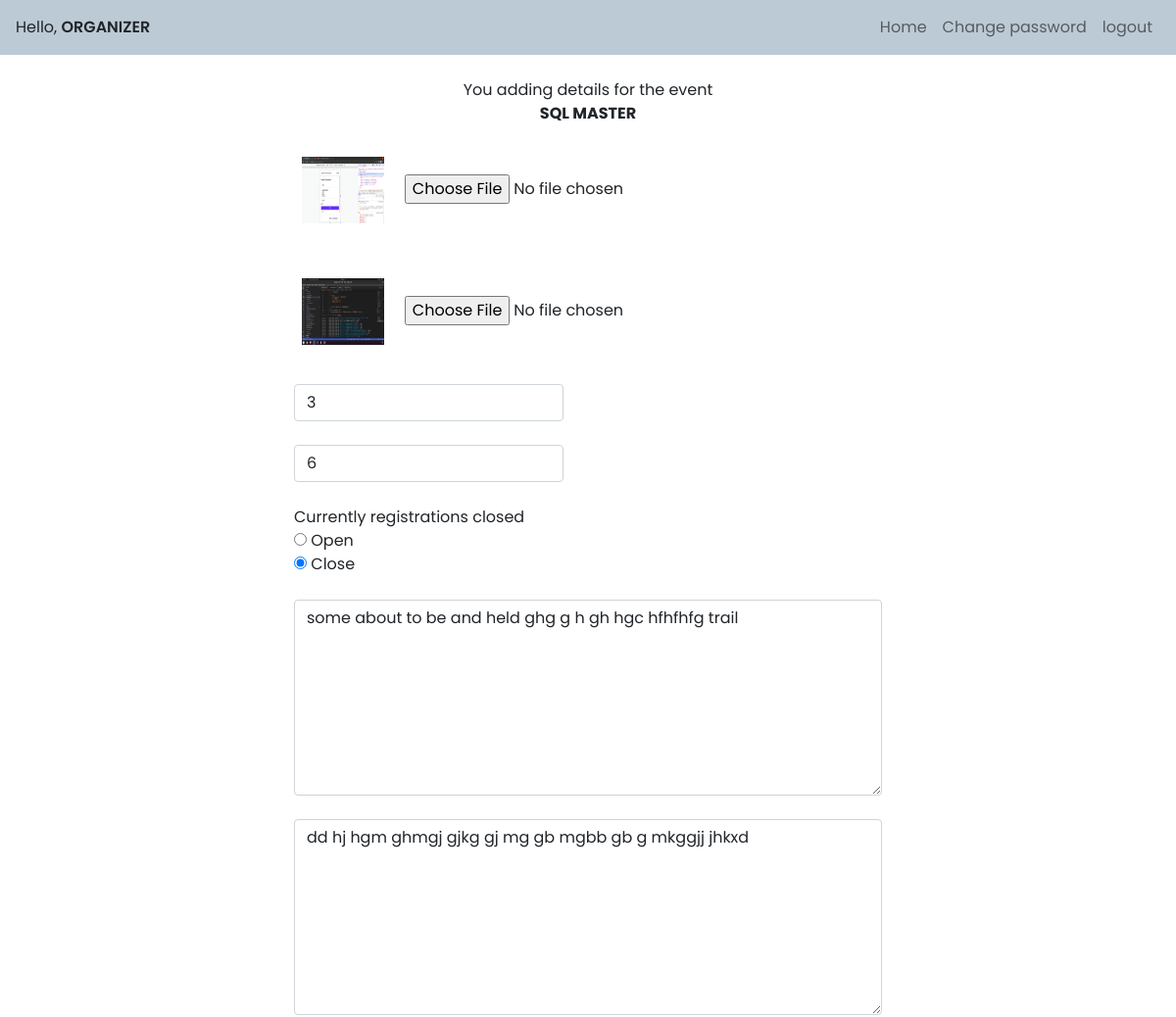
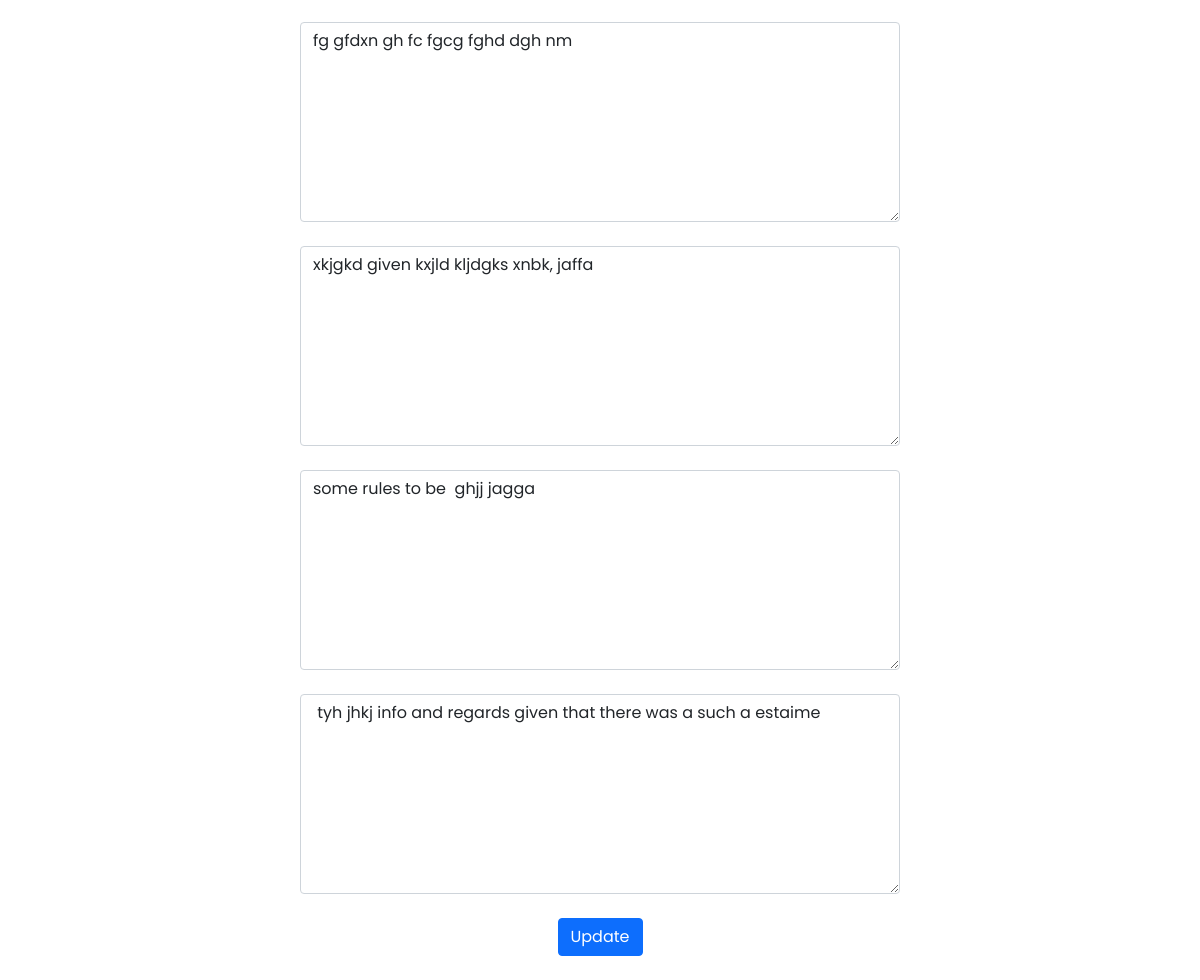
Screenshot of /dashboard.php (signed in) with the database file from the repository (2 pictures, top to bottom).
### tables this page shows
CREATE TABLE `competitions` (
  `eveSno` int(255) NOT NULL,
  `eveID` varchar(255) NOT NULL,
  `eveName` varchar(255) NOT NULL,
  `eveDepartment` varchar(255) NOT NULL,
  `eveImg` varchar(100) DEFAULT NULL,
  `about` text DEFAULT NULL,
  `structure` text DEFAULT NULL,
  `timeline` text DEFAULT NULL,
  `faq` text DEFAULT NULL,
  `rules` text DEFAULT NULL,
  `contact_info` varchar(255) DEFAULT NULL,
  `sponImg` varchar(100) DEFAULT NULL,
  `isRegistrationsOpened` int(10) NOT NULL DEFAULT 0,
  `minTeam` int(10) NOT NULL DEFAULT 1,
  `maxTeam` int(10) NOT NULL DEFAULT 1
);

### includes/getBack.php (called while the page is built, shortened)
<?php
$user = $_SESSION['user'];
$usernameOriginal = $_SESSION['name'];
$pieces = explode("@",$usernameOriginal);
?>

### addEvent.php (the view, shortened to what this page needs)
<?php
include "./includes/getBack.php";
?>
<?php
  $query1 = "SELECT * FROM competitions WHERE eveName='$pieces[0]'";
  $fetchedAbout = '';
  $fetchedRules = '';
  $fetchedimg = '';
  $fetchedfaq = '';
  $fetchedtimeline = '';
  $fetchedcontact = '';
  $fetchedstructure = '';
  $fetchedsponimg = '';
  $response = mysqli_query($connection,$query1);
  if(mysqli_num_rows($response)>0){
      $row = mysqli_fetch_assoc($response);
      $fetchedAbout = $row['about'];
      $fetchedstructure = $row['structure'];
      $fetchedtimeline = $row['timeline'];
      $fetchedfaq = $row['faq'];
      $fetchedRules = $row['rules'];
      $fetchedcontact = $row['contact_info'];
      $fetchedimg = $row['eveImg'];
      $fetchedsponimg = $row['sponImg'];
      $fetchedRegistrations = $row['isRegistrationsOpened'];
      $fetchedmin = $row['minTeam'];
      $fetchedmax = $row['maxTeam'];
  }
?>
<br />
    <center>
      <p style="padding:0 10px;"><?php echo "You adding details for the event <br><b style='text-transform:uppercase;'>".$pieces[0]."</b>";?></p>
    </center>
    <div class="center">
      <form method="post" action="#" enctype="multipart/form-data">
        <div class="form-group">
          <?php
            if ($fetchedimg){
              echo "<img src='images/$fetchedimg' class='eveimage'>&nbsp;&nbsp;&nbsp;";
              echo "<input type='file' name='eveimg'>";
            }
            else{
              echo "<input type='file' name='eveimg'>";
            }
          ?>
        </div>
        <br>
        <div class="form-group">
          <?php
            if ($fetchedsponimg){
              echo "<img src='images/$fetchedsponimg' class='eveimage'>&nbsp;&nbsp;&nbsp;";
              echo "<input type='file' name='sponimg'>";
            }
            else{
              echo "<input type='file' name='sponimg'>";
            }
          ?>
        </div>
        <br />
        <div class="form-group">
          <input type="number" name="min" class="form-control" value="<?php echo $fetchedmin ?>">
          <input type="number" name="max" class="form-control" value="<?php echo $fetchedmax ?>">
        </div>
        <br>
        <?php
          if($fetchedRegistrations==1){
            echo "Currently registrations opened";
          }
          else{
            echo "Currently registrations closed";
          }
        ?>
        <div class="form-group">
          <input type="radio" name="registrations" value="1" <?php if($fetchedRegistrations==1){echo "checked";} ?>>
          Open
          <br>
          <input type="radio" name="registrations" value="0" <?php if($fetchedRegistrations==0){echo "checked";} ?>>
          Close
        </div>
        <br>
        <div class="form-group">
          <textarea class="form-control heightClass" placeholder="About" name="about" <?php if($user!='organizer'){echo "disabled";} ?>><?php echo $fetchedAbout; ?></textarea>
        </div>
        <br />
        <div class="form-group">
          <textarea class="form-control heightClass" placeholder="Structure" name="structure" <?php if($user!='organizer'){echo "disabled";} ?>><?php echo $fetchedstructure; ?></textarea>
        </div>
        <br />
        <div class="form-group">
          <textarea class="form-control heightClass" placeholder="Timeline" name="timeline" <?php if($user!='organizer'){echo "disabled";} ?>><?php echo $fetchedtimeline; ?></textarea>
        </div>
        <br />
        <div class="form-group">
          <textarea class="form-control heightClass" placeholder="FAQ's" name="faq" <?php if($user!='organizer'){echo "disabled";} ?>><?php echo $fetchedfaq; ?></textarea>
        </div>
        <br />
        <div class="form-group">
          <textarea class="form-control heightClass" placeholder="Rules" name="rules" <?php if($user!='organizer'){echo "disabled";} ?>><?php echo $fetchedRules; ?></textarea>
        </div>
        <br />
        <div class="form-group">
          <textarea class="form-control heightClass" placeholder="Contact" name="contact" <?php if($user!='organizer'){echo "disabled";} ?>><?php echo $fetchedcontact; ?></textarea>
        </div>
        <br />
        <center><input type="submit" class="btn btn-primary" name="addEve" value="Update"></input></center>
      </form>
    </div>
    <br>

### css/styles.css (style rules this page uses)
* { padding: 0; margin: 0; font-family: "Poppins", sans-serif; }
.center { width: 100%; height: 50vh; display: flex; align-items: center; justify-content: center; }
.form-control { width: 275px; }

### dashboard.php (style rules this page uses)
.heightClass { width: 600px; height: 200px; }
.eveimage { width:100px; height:100px; padding:1em 0.5em; }

### addEvent.php (style rules this page uses)
.heightClass { width: 600px; height: 200px; }
.center { height: auto !important; }
.eveimage { width: 100px; height:100px; }

### rows the page displays
competitions: eveImg (picture), sponImg (picture), min "3", max "6", isRegistrationsOpened "☑", about "some about to be and held ghg g h gh hgc hfhfhfg trail", structure "dd hj hgm ghmgj gjkg gj mg gb mgbb gb g mkggjj jhkxd", timeline "fg gfdxn gh fc fgcg fghd dgh nm", faq "xkjgkd given kxjld kljdgks xnbk, jaffa", rules "some rules to be ghjj jagga", contact "tyh jhkj info and regards given that there was a such a estaime"

### other values shown
$user "ORGANIZER"
$pieces[0] "SQL MASTER"
